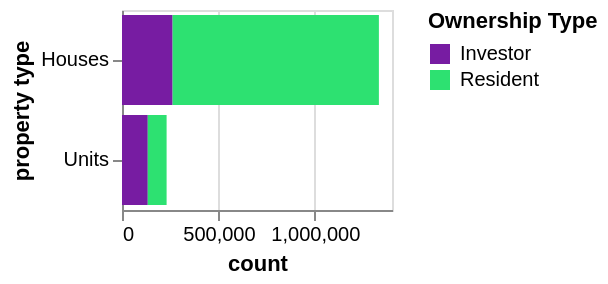

Specify this chart in Vega-Lite:
### Vega-Lite specification from a JSON file in a GitHub repository (floating-point values rounded to 4 significant figures)
{"$schema": "https://vega.github.io/schema/vega-lite/v5.json", "width": 135, "height": 100, "config": {"background": null}, "data": {"values": [{"ptype": "Houses", "own_type": "Investor ", "count": 262412}, {"ptype": "Units", "own_type": "Investor ", "count": 133689}, {"ptype": "Houses", "own_type": "Resident ", "count": 1069628}, {"ptype": "Units", "own_type": "Resident ", "count": 97607}]}, "mark": "bar", "encoding": {"x": {"field": "count", "type": "quantitative"}, "y": {"field": "ptype", "type": "nominal", "title": "property type"}, "color": {"field": "own_type", "title": "Ownership Type", "scale": {"domain": ["Investor ", "Resident "], "range": ["#771CA2", "#2DE171"]}}}}
